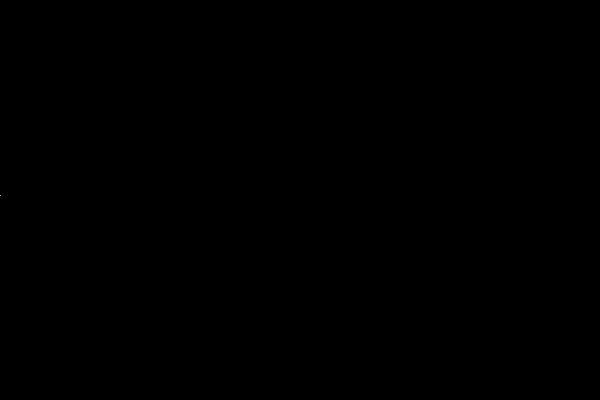
Frame 1 (no input)
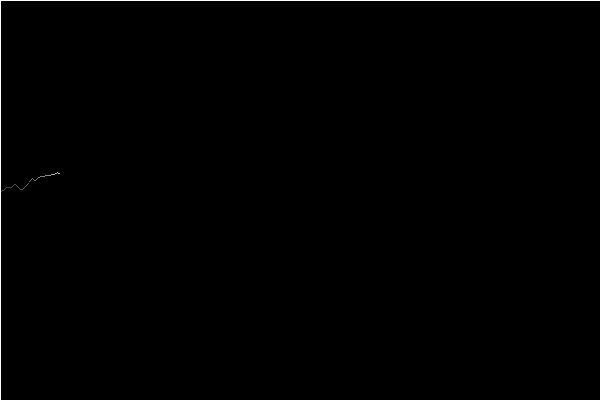
Frame 60 (the mouse pressed at the canvas centre just before this capture)
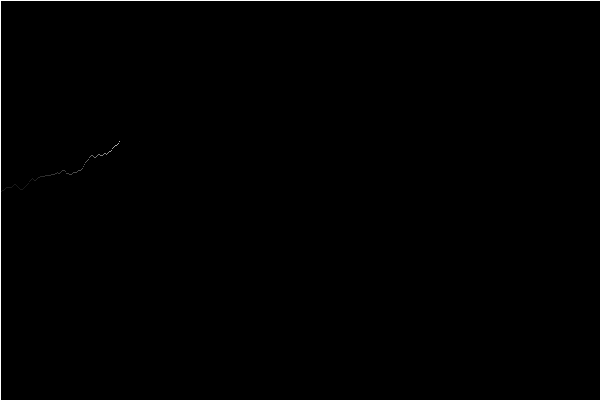
Frame 120 (the mouse held since frame 60 and released just before this capture)

The Processing sketch that drew these frames (run headless with seeded random() and noise(); from frame 60 on, the mouse is pressed at the canvas centre):

// Processing sketch: more_wves_stockmarket
// ── more_wves_stockmarket.pde
class Wave {
  float angle, inc, amp;
  
  float inc_max, inc_min;


  Wave(float inc, float amp) {
    this.inc = inc;
    inc_max = inc + random(inc);
    inc_max = inc - random(inc);
    
    this.amp = amp;
  }

  void update() {
    angle += random(inc_min,inc_max);
    angle %= TWO_PI;
  }

  float wsin() {
    return sin(angle) * amp;
  }

  float wcos() {
    return cos(angle) * amp;
  }
}
ArrayList<Wave> waves = new ArrayList<Wave>();
float globalMax, globalMin;
int px, py;
void setup() {
  frameRate(10000);
  size(600, 400);

  waves.add(new Wave(radians(0.1), 1));
  waves.add(new Wave(radians(0.01), 2));
  for (float a = 1; a < 20; a += 1) {
    waves.add(new Wave(radians(a), 0.1/a));
    waves.add(new Wave(radians(0.01 * (a)), 0.2/a));
  }
  for (Wave w : waves) {
    globalMax += w.amp;
  }

  px = 0;
  py = height / 2;

  globalMin = -globalMax;
  println("from " + globalMax + " to " + globalMin);
  background(0);
}

int x = 0;
void draw() {
  fill(0, 5);
  rect(0, 0, width, height);
  noFill();
  stroke(255);

  float y = 0;
  for (Wave w : waves) {
    for (int i = 0; i < 10; i += 1) {
      w.update();
    }
    y += w.wsin() / globalMax;
  }
  float cy = map(y, -1, 1, height, 0);
  point(x, cy);
  x += 1;
  x %= width;
}
